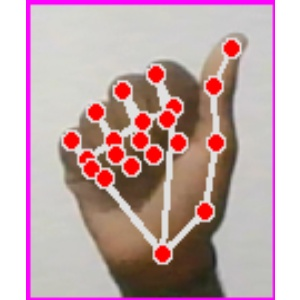
#> input picture frequency domain/Data/A/Image_1695577631.9286444.jpg, 300 x 300 px; its folder holds only this picture in this run
$ python bandreject_butter.py
#> lines starting #> are read from the running program, lines starting #| are printed output that depends on the picture
import cv2
import os
import numpy as np

def apply_band_reject_filter_rgb(input_path, output_path, d0, n):
    # Read the image in color
#> called with input_path = 'Data/A/Image_1695577631.9286444.jpg', d0 = 10, n = 2
    image = cv2.imread(input_path)
#> image is the input picture: shape (300, 300, 3); mean B, G, R 169.8, 167.2, 194.9

    # Split the image into its R, G, B channels
    b, g, r = cv2.split(image)

    # Function to apply the band-reject Butterworth filter to a single channel
    M, N = b.shape
#> M = 300; N = 300
    def band_reject_channel(channel):
        F = np.fft.fft2(channel)
        Fshift = np.fft.fftshift(F)
        H = np.zeros((M, N), dtype=np.float32)
        D0 = d0
        for u in range(M):
            for v in range(N):
                D = np.sqrt((u - M / 2) ** 2 + (v - N / 2) ** 2)
                H[u,v] = 1 - 1 / (1 + (D0 / (D ** 2 - D0 ** 2)) ** (2 * n))
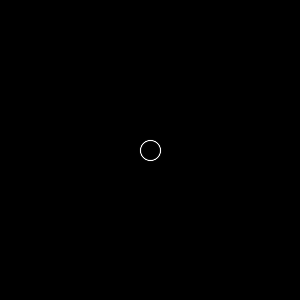
#> H: shape (300, 300) float32; min 2.44e-15, max 1, mean 0.000769
        Gshift = Fshift *(1- H)
        G = np.fft.ifftshift(Gshift)
        g = np.abs(np.fft.ifft2(G))
        return g

    # Apply the band-reject filter to each channel
    b_filtered = band_reject_channel(b)
    g_filtered = band_reject_channel(g)
#> in band_reject_channel (call 2), `g = np.abs(np.fft.ifft2(G))`:
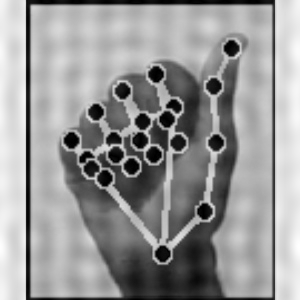
#> g: shape (300, 300) float64; min 0.0146, max 282.4, mean 167.2; drawn with min black and max white
    r_filtered = band_reject_channel(r)
#> in band_reject_channel (call 3), `g = np.abs(np.fft.ifft2(G))`:
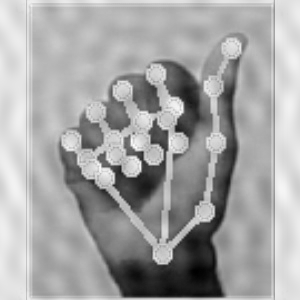
#> g: shape (300, 300) float64; min 32.46, max 283.4, mean 194.9; drawn with min black and max white

    # Ensure that filtered channels have the same data type as the input image
    b_filtered = np.uint8(b_filtered)
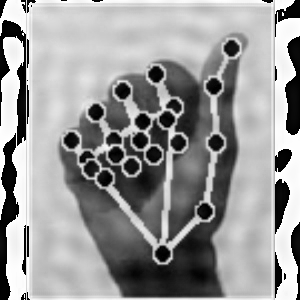
#> b_filtered: shape (300, 300); min 0, max 255, mean 151.9
    g_filtered = np.uint8(g_filtered)
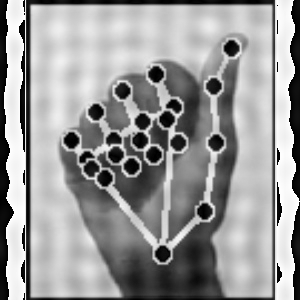
#> g_filtered: shape (300, 300); min 0, max 255, mean 152.1
    r_filtered = np.uint8(r_filtered)
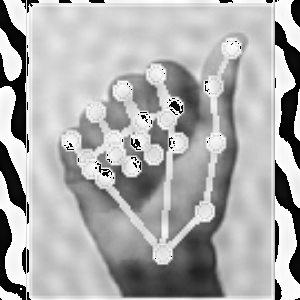
#> r_filtered: shape (300, 300); min 0, max 255, mean 173.1

    # Merge the filtered channels back into an RGB image
    filtered_image = cv2.merge([b_filtered, g_filtered, r_filtered])
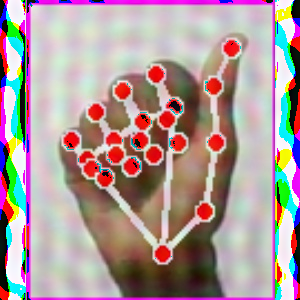
#> filtered_image: shape (300, 300, 3); mean B, G, R 151.9, 152.1, 173.1

    # Save the filtered image
    cv2.imwrite(output_path, filtered_image)

# Input and output folder paths
input_root_folder = 'Data'  # Replace with the path to your input folder
output_root_folder = 'bandreject_butter_Filtered_Images_RGB'  # Replace with the desired output folder

# Ensure the output folder exists; create it if not
if not os.path.exists(output_root_folder):
    os.makedirs(output_root_folder)

# Process images
for folder_name in os.listdir(input_root_folder):
    folder_path = os.path.join(input_root_folder, folder_name)
    if os.path.isdir(folder_path):
        output_folder = os.path.join(output_root_folder, folder_name)
        if not os.path.exists(output_folder):
            os.makedirs(output_folder)

        for filename in os.listdir(folder_path):
            if filename.lower().endswith(('.jpg', '.png')):
                input_path = os.path.join(folder_path, filename)
                output_path = os.path.join(output_folder, filename)

                # Set the filter parameters (D0 and n) as per your requirements
                d0 = 10  # Adjust D0 as needed
                n = 2   # Adjust n as needed

                apply_band_reject_filter_rgb(input_path, output_path, d0, n)
#> pass 2 of the loop `for folder_name in os.listdir(input_root_folder):`:
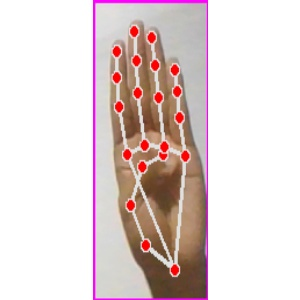
#> input picture frequency domain/Data/B/Image_1695574374.3181033.jpg, 300 x 300 px
#> in apply_band_reject_filter_rgb, image is the input picture: shape (300, 300, 3); mean B, G, R 212, 212.9, 227
#> in apply_band_reject_filter_rgb (call 2), `g_filtered = np.uint8(g_filtered)`:
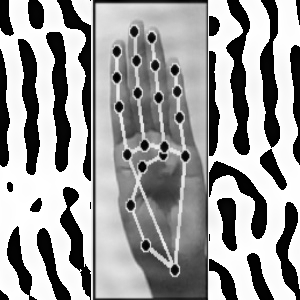
#> g_filtered: shape (300, 300); min 0, max 255, mean 155.5
#> in apply_band_reject_filter_rgb (call 2), `filtered_image = cv2.merge([b_filtered, g_filtered, r_filtered])`:
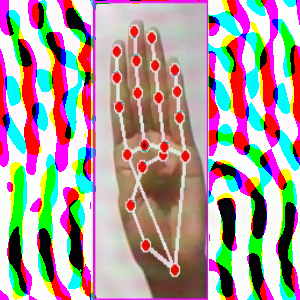
#> filtered_image: shape (300, 300, 3); mean B, G, R 153.8, 155.5, 172.2

print("Band-reject filtering complete. Filtered images are saved in", output_root_folder)
